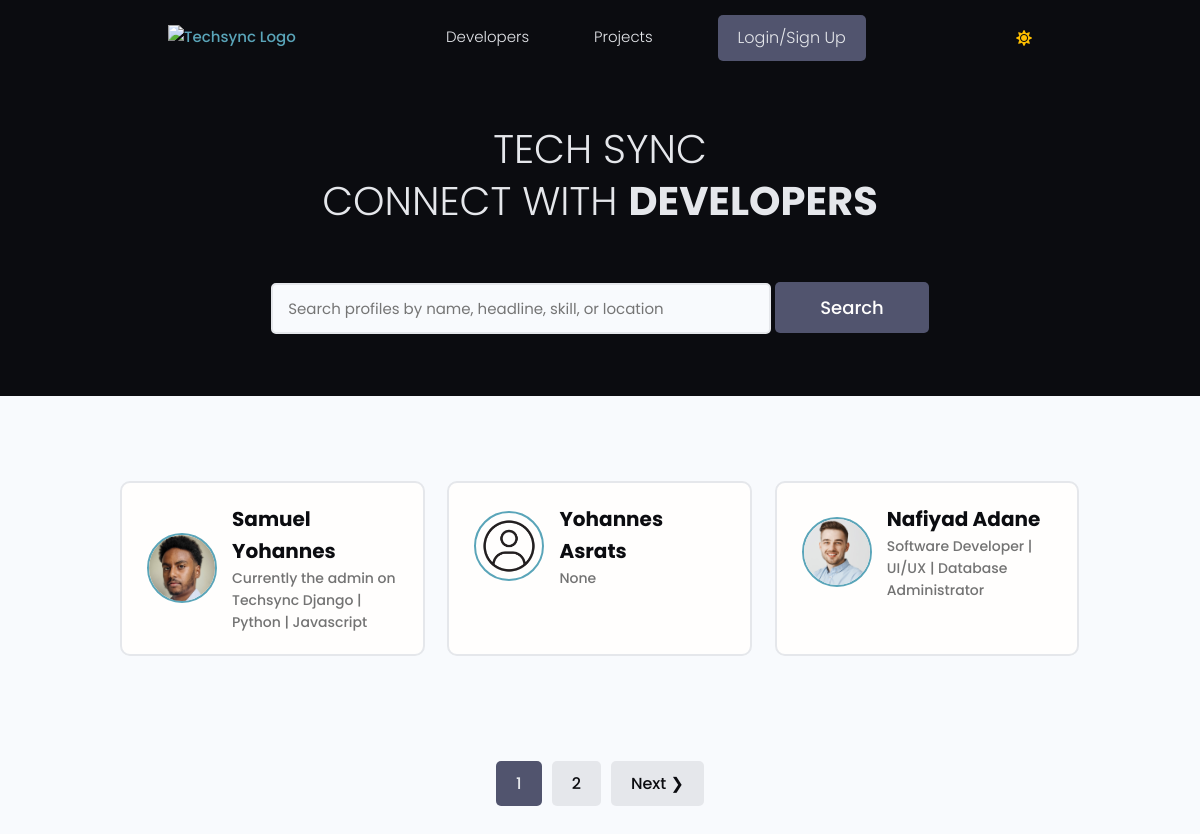
/, run on an earlier commit of the app's database.
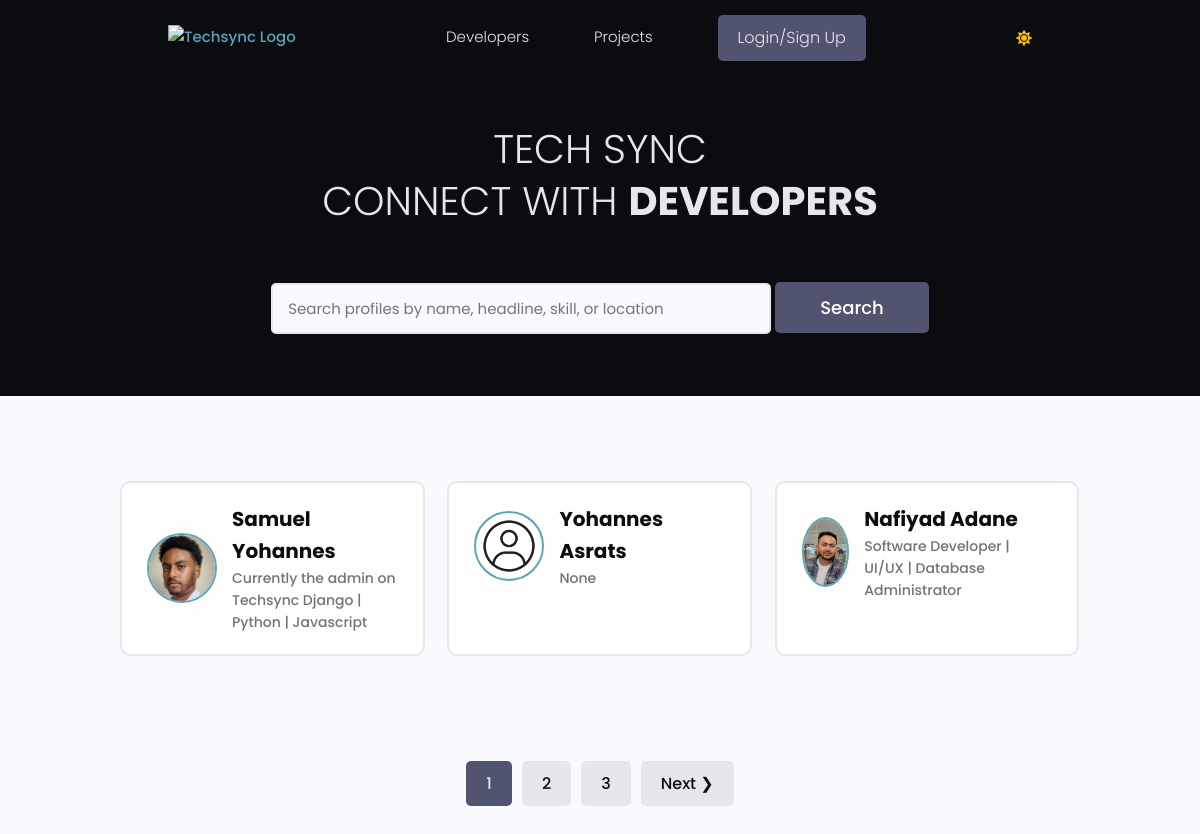
And on a later commit of the database.
### users/models.py (models this page shows, shortened)
class Profile(models.Model):
    id = models.UUIDField(default=uuid.uuid4, primary_key=True, unique=True, editable=False, )
    user = models.OneToOneField(User, on_delete=models.CASCADE,null=True,blank=True)
    name = models.CharField(max_length=200, blank=True,null=True)
    username = models.CharField(max_length=200, blank=True,null=True,unique=True)
    headline = models.CharField(max_length=200, blank=True,null=True)
    about = models.TextField(blank=True, null=True)
    location = models.CharField(max_length=200, blank=True,null=True)
    profile_image = models.ImageField(null=True, blank=True,upload_to='profiles', default='default_profile.png')
    github_link = models.CharField(max_length=200, blank=True,null=True)
    twitter_link = models.CharField(max_length=200, blank=True,null=True)
    linkedin_link = models.CharField(max_length=200, blank=True,null=True)
    personal_link = models.CharField(max_length=200, blank=True,null=True)
    created_at = models.DateTimeField(auto_now_add=True)

### users/views.py (the view)
# urls.py: path('', views.Profiles, name='profiles'),
def Profiles(request):
    search_query = request.GET.get('search_query', '')
    profiles = get_search_profile(search_query)
    custom_range, profiles = paginateProfiles(request, profiles, 3)
    context = {
        'profiles': profiles,
        'search_query': search_query,
        'custom_range': custom_range,
    }
    return render(request, 'users/profiles.html', context)

### users/utils.py (called while the page is built)
def paginateProfiles(request, profiles, results):
    page = request.GET.get('page')
    paginator = Paginator(profiles, results)
    try:
        profiles = paginator.page(page)
    except PageNotAnInteger:
        page = 1
        profiles = paginator.page(page)
    except EmptyPage:
        page = paginator.num_pages
        profiles = paginator.page(page)
    leftIndex = (int(page) - 4)
    if leftIndex < 1:
        leftIndex = 1
    rightIndex = (int(page) + 5)
    if rightIndex > paginator.num_pages:
        rightIndex = paginator.num_pages + 1
    custom_range = range(leftIndex, rightIndex)
    return custom_range, profiles

def get_search_profile(search_query):
    if search_query:
        profiles = Profile.objects.distinct().filter(
            Q(name__icontains=search_query) |
            Q(headline__icontains=search_query) |
            Q(skill__name__icontains=search_query) |
            Q(location__icontains=search_query)
        )
    else:
        profiles = Profile.objects.all()
    return profiles

### templates/users/profiles.html (shortened to what this page needs)
{% extends "main/main.html" %}
{% block content %}
  <main class="home">
    <section class="hero-section text-center">
      <div class="container container--narrow">
        <div class="hero-section__box">
            <h2>TECH SYNC</h2>
          <h2>CONNECT WITH <span>DEVELOPERS</span></h2>
        </div>
        <div class="hero-section__search">
          <form class="form" action="#" method="get">
            <div class="form__field">
              <input class="input input--text" id="formInput#search" type="text" name="search_query"
                placeholder="Search profiles by name, headline, skill, or location" value="{{search_query}}" />
            <input class="btn btn--sub btn--lg" type="submit" value="Search" />
          </form>
        </div>
      </div>
    </section>
    <section class="devlist">
      <div class="container">
        <div class="grid grid--three">
        {% for profile in profiles %}
                  <div class="column card">
            <div class="dev">
              <a href="{% url 'user-profile' profile.pk %}" class="card__body">
                <div class="dev__profile">
                  <img class="avatar avatar--md" src="{{ profile.profile_image.url}}" alt="image" />
                  <div class="dev__meta">
                    <h3>{{profile.name}}</h3>
                    <h5>{{profile.headline}}</h5>
                  </div>
                </div>
              </a>
            </div>
          </div>
        {% endfor %}
        </div>
      </div>
    </section>
    {% include 'main/pagination.html' with queryset=profiles custom_range=custom_range %}
  </main>
{% endblock content %}

What changed in the data, as far as the page shows it:
changed Profile "Nafiyad Adane": profile_image: a different picture
Also different on the page:
new list line: "3"
